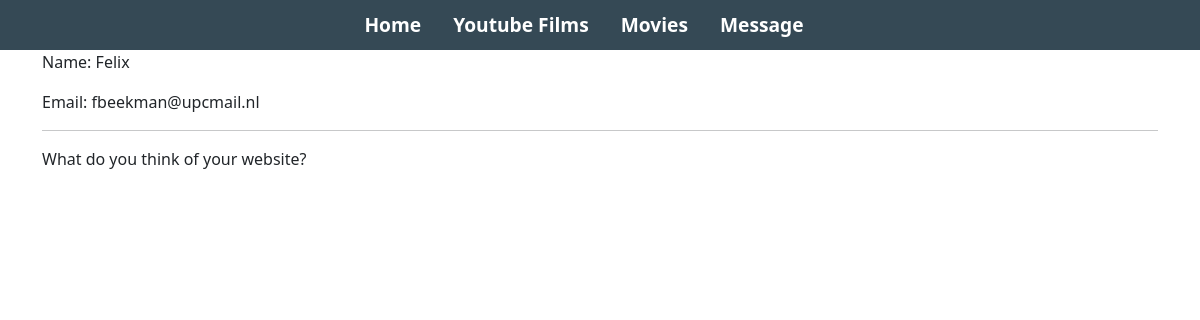
The app's page /message/0462f758-0b24-4326-9da5-03a77a1a877c/ with its own data.
### base/models.py (models this page shows, shortened)
class Message(models.Model):
	name = models.CharField(max_length=200, null=True)
	email = models.CharField(max_length=200, null=True)
	subject = models.CharField(max_length=200, null=True)
	body = models.TextField()
	is_read = models.BooleanField(default=False)
	created = models.DateTimeField(auto_now_add=True)
	id = models.UUIDField(default=uuid.uuid4, unique=True, primary_key=True, editable=False)

### base/views.py (the view)
# urls.py: path('message/<str:pk>/', views.messagePage, name='message'),
def messagePage(request, pk):
	message = Message.objects.get(id=pk)
	message.is_read = True
	message.save()
	context = {'message':message}
	return render(request, 'base/message.html', context)

### base/templates/base/message.html
{% extends 'base/main.html' %}
{% load static %}
{% block content %}
<div class="container">
	<p>Name: {{message.name}}</p>
	<p>Email: {{message.email}}</p>
	<hr>
	<p>{{message.body}}</p>
</div>
{% endblock content %}

### static/styles/main.css (style rules this page uses)
body { background-color: #E5E5E5; }

### records on screen
Message: name "Felix", email "fbeekman@upcmail.nl", body "What do you think of your website?"
